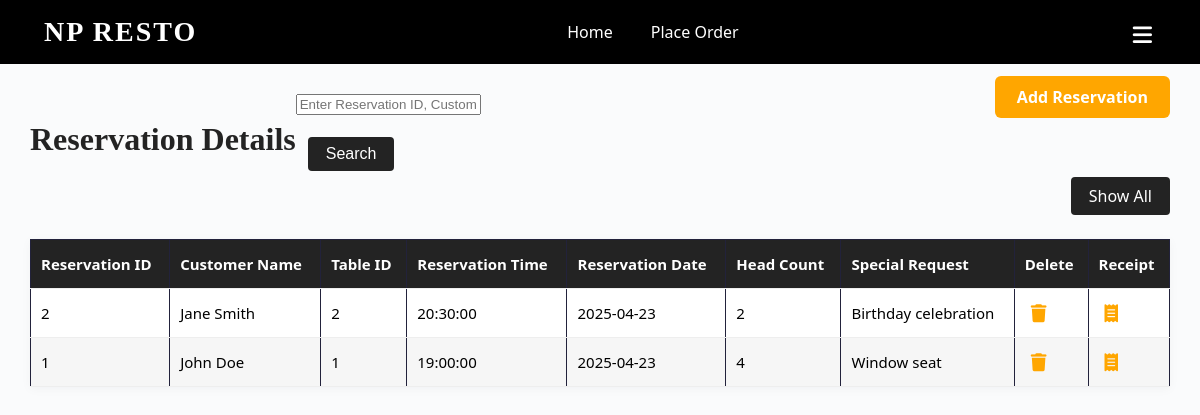
The page /admin/reservation-panel.php on the database its author committed.
### tables this page shows
CREATE TABLE reservations (
    reservation_id INT AUTO_INCREMENT PRIMARY KEY,
    customer_name VARCHAR(255),
    table_id INT,
    reservation_time TIME,
    reservation_date DATE,
    head_count INT,
    special_request VARCHAR(255)
);

### admin/reservation-panel.php (the view, shortened to what this page needs)
 <link rel="stylesheet" href="./CSS/reservationstyle.css">
 <link rel="stylesheet" href="./CSS/menustyle.css">
 <link rel="stylesheet" href="https://cdnjs.cloudflare.com/ajax/libs/font
awesome/6.5.2/css/all.min.css" integrity="sha512
SnH5WK+bZxgPHs44uWIX+LLJAJ9/2PkPKZ5QiAj6Ta86w+fsb2TkcmfRyVX3pBnMFcV
 7oQPJkl9QevSCWr3W6A==" />
<?php
include './heading.php';
?>
<html>
                <div class="rescontainer">
                <h2 class="pull-left">Reservation Details</h2>
                 <div class="additem">
                <br/>
                <a href="createReservation.php" class="btnitem">Add Reservation</a>
                </div>
                    <form method="POST" action="#">
                        <div class="row">
                                <input required type="text" id="search" name="search" class="form
control" placeholder="Enter Reservation ID, Customer Name, Reservation Date (2023
09)"></div>
                            <div class="colmd">
                                <button type="submit" class="btn btn-dark">Search</button>
</div>
                            <div class="col" style="text-align: right;" >
                                <a href="reservation-panel.php" class="btn">Show All</a>
                            </div>
                    </form>
                <?php
                require_once "../config.php";
                $sql = "SELECT * FROM reservations ORDER BY reservation_id;";
                if (isset($_POST['search'])) {
                    if (!empty($_POST['search'])) {
                        $search = $_POST['search'];
                        $sql = "SELECT * FROM reservations WHERE  reservation_id LIKE
'%$search%' OR customer_name LIKE '%$search%'";
                    } else {
                        $sql = "SELECT * FROM reservations ORDER BY reservation_date DESC,
reservation_time DESC;";
                    }
                } else{
                    $sql = "SELECT * FROM reservations ORDER BY reservation_date DESC,
reservation_time DESC;";
                }
                if ($result = mysqli_query($link, $sql)) {
                    if (mysqli_num_rows($result) > 0) {
                        echo '<table  border="1" class="table-body">';
                        echo "<thead>";
                        echo "<tr>";
                        echo "<th>Reservation ID</th>";
                        echo "<th>Customer Name</th>";
                        echo "<th>Table ID</th>";
                        echo "<th>Reservation Time</th>";
                        echo "<th>Reservation Date</th>";
                        echo "<th>Head Count</th>";
                        echo "<th>Special Request</th>";
                        echo "<th>Delete</th>";
                        echo "<th>Receipt</th>";
                        echo "</tr>";
                        echo "</thead>";
                        echo "<tbody>";
                        while ($row = mysqli_fetch_array($result)) {
                            echo "<tr>";
                            echo "<td>" . $row['reservation_id'] . "</td>";
                            echo "<td>" . $row['customer_name'] . "</td>";
                            echo "<td>" . $row['table_id'] . "</td>";
                            echo "<td>" . $row['reservation_time'] . "</td>";
                            echo "<td>" . $row['reservation_date'] . "</td>";
                            echo "<td>" . $row['head_count'] . "</td>";
                            echo "<td>" . $row['special_request'] . "</td>";
                            echo "<td>";
                            echo '<a class="icon" href="../admin/deleteReservation.php?id='.
$row['reservation_id'] .'" title="Delete Record" data-toggle="tooltip" '
                                   . 'onclick="return confirm(\'Admin permission Required!\n\nAre you
sure you want to delete this Reservation?\n\nThis will alter other modules related to this
Reservation!\n\')"><span class="fa fa-trash text-black"></span></a>';
                            echo "</td>";
                            echo "<td>";
                            echo '<a
class="icon"href="..//admin/reservationReceipt.php?reservation_id='. $row['reservation_id']
.'" title="Receipt" data-toggle="tooltip"><span class="fa fa-receipt text-black"></span></a>';
                            echo "</td>";
                            echo "</tr>";
                        }
                        echo "</tbody>";
                        echo "</table>";
                    } else {
                        echo '<div class="alert alert-danger"><em>No records were
found.</em></div>';
                    }
                } else {
                    echo "Oops! Something went wrong. Please try again later.";
                }
                ?>
                </div>
</body>
</html>

### admin/CSS/reservationstyle.css (style rules this page uses)
body { background: #fafbfc; font-family: 'Segoe UI', 'Arial', sans-serif; margin: 0; padding: 0; }
h2, .panel-title { color: #22223b; margin-bottom: 16px; }
.rescontainer { margin: 30px 0 0 0; padding: 0 30px; }
.additem { margin-bottom: 12px; }
.btnitem { background: #22223b; color: #fff; border: none; padding: 8px 22px; border-radius: 5px; font-size: 15px; font-weight: 500; text-decoration: none; transition: background 0.2s; margin-bottom: 8px; display: inline-block; }
button, input[type="submit"], .btn, .btn-dark { background: #22223b; color: #fff; border: none; padding: 8px 22px; border-radius: 5px; font-size: 15px; font-weight: 500; cursor: pointer; margin-top: 6px; transition: background 0.2s; display: inline-block; }
.colmd { display: inline-block; margin-left: 12px; vertical-align: top; }
.row { display: flex; align-items: center; margin-bottom: 10px; }
table { border-collapse: collapse; width: 100%; margin-top: 18px; background: #fff; box-shadow: 0 2px 10px rgba(34,34,59,0.04); }
th, td { border: 1px solid #22223b; padding: 7px 10px; text-align: center; font-size: 15px; }
th { background: #22223b; color: #fff; font-weight: 600; }
tr:nth-child(even) { background: #f6f6f6; }
a { color: #4f8cff; text-decoration: none; }

### admin/CSS/menustyle.css (style rules this page uses)
.pull-left { float: left; font-size: 2rem; color: #232323; font-family: 'Georgia', serif; margin-bottom: 24px; }
.additem { float: right; margin-top: -40px; }
.btnitem { background: #ffa600; color: #fff; padding: 10px 22px; border-radius: 6px; text-decoration: none; font-weight: bold; font-size: 1rem; border: none; transition: background 0.2s; }
.row { margin: 24px 0 16px 0; display: flex; gap: 16px; }
.btn { background: #232323; color: #fff; border: none; border-radius: 4px; padding: 8px 18px; font-size: 1rem; cursor: pointer; transition: background 0.2s; }
.table-body { width: 100%; border-collapse: collapse; margin-top: 24px; background: #fff; }
.table-body th, .table-body td { padding: 14px 10px; border-bottom: 1px solid #eee; text-align: left; }
.table-body th { background: #232323; color: #fff; font-weight: bold; }
.icon { color: #ffa600; margin: 0 6px; font-size: 1.2em; cursor: pointer; }

### admin/CSS/headingstyle.css (style rules this page uses)
html, body { max-width: 100vw; overflow-x: hidden; margin: 0; padding: 0; }

### rows shown on the page
reservations: reservation_id "2", customer_name "Jane Smith", table "2", reservation_time "20:30:00", reservation_date "2025-04-23", head_count "2", special_request "Birthday celebration"
reservations: reservation_id "1", customer_name "John Doe", table "1", reservation_time "19:00:00", reservation_date "2025-04-23", head_count "4", special_request "Window seat"
